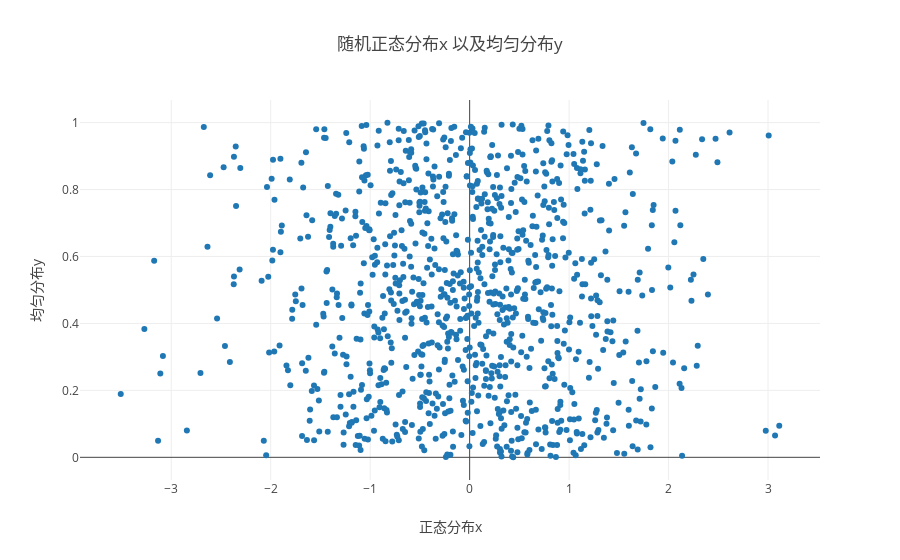

Here is the notebook cell this chart was saved with:
### Code cell
#######
# Objective: Create a scatterplot of 1000 random data points.
# x-axis values should come from a normal distribution using
# np.random.randn(1000)
# y-axis values should come from a uniform distribution over [0,1) using
# np.random.rand(1000)
######

# Perform imports here:
import numpy as np
import pandas as pd
import plotly.offline as pyo
import plotly.graph_objs as go

np.random.seed(999)
xx = np.random.randn(1000)
yy = np.random.rand(1000)
# Define a data variable

data = []
data.append(
    go.Scatter(x=xx
                    ,y=yy
                   ,mode = 'markers'
              )
)

# Define the layout
layout = go.Layout(
    title = '随机正态分布x 以及均匀分布y', # Graph title
    xaxis = dict(title = '正态分布x'), # x-axis label
    yaxis = dict(title = '均匀分布y'), # y-axis label
    hovermode ='closest' # handles multiple points landing on the same vertical
)


# Create a fig from data and layout, and plot the fig
fig = go.Figure(data=data, layout=layout)


pyo.init_notebook_mode(connected=True)
pyo.iplot(fig)

### Figure 1 — Plotly figure (JSON) as saved in the notebook; plotly's stock layout.template omitted (floating-point values rounded to 4 significant figures; data arrays with more than 128 entries replaced by an {"elided": "..."} marker saying what was removed)
{"data": [{"mode": "markers", "type": "scatter", "uid": "50925002-f3f1-11e8-a059-c331080f0060", "x": {"elided": "1000 float values"}, "y": {"elided": "1000 float values"}}], "layout": {"hovermode": "closest", "title": "随机正态分布x 以及均匀分布y", "xaxis": {"title": "正态分布x"}, "yaxis": {"title": "均匀分布y"}}}
